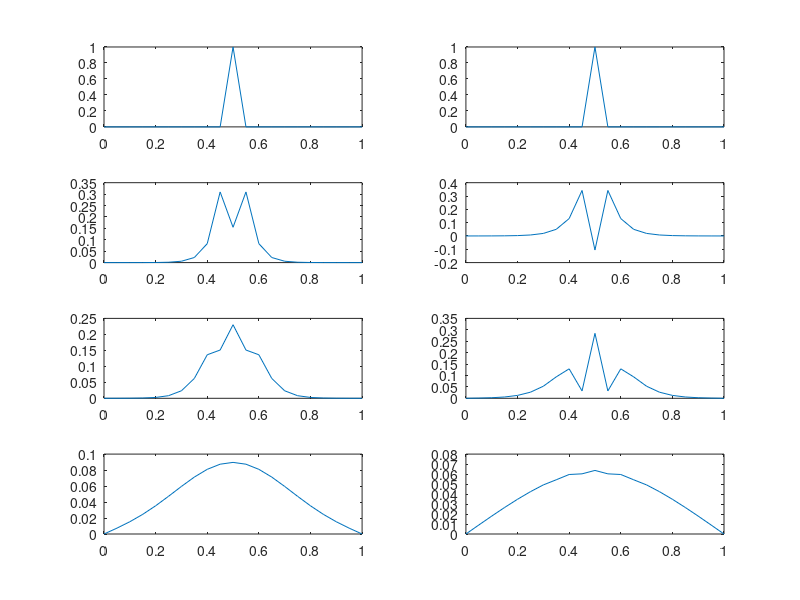

This chart was generated by the following MATLAB code:
%Crank-Nicolson scheme
clear;clc;
%构造一个三位矩阵，用于存放U值
U=zeros(2,11,21);U(:,1,11)=1;
%预先计算好a,b,c
a=[0.5,1];b=[2,3];
%为d,e,f分配空间
d=zeros(2,19);e=zeros(2,19);f=zeros(2,19);
%分别计算u=1和u=2的情形
for u=1:2
    %10个时间步
    for n=2:11
        %计算特定时间步的d
        for j=1:19
            d(u,j)=U(u,n-1,j+1)+0.5*u*(U(u,n-1,j)+U(u,n-1,j+2)-2*U(u,n-1,j+1));
        end
        %计算特定时间步的e,f
        for j=1:19
            if j==1
                e(u,j)=a(u)/b(u);f(u,j)=d(u,j)/b(u);
            else
                e(u,j)=a(u)/(b(u)-a(u)*e(u,j-1));
                f(u,j)=(d(u,j)+a(u)*f(u,j-1))/(b(u)-a(u)*e(u,j-1));
            end
        end
        %计算最终的U
        for j=20:-1:2
            U(u,n,j)=e(u,j-1)*U(u,n,j+1)+f(u,j-1);
        end
    end
end
%将三维矩阵划分为2个二维矩阵，用于画图（plot函数不可使用三维矩阵）
U1=reshape(U(1,:,:),11,21);U2=reshape(U(2,:,:),11,21);
%构造很横坐标，用于画图
x=0:0.05:1;
subplot(421);plot(x,U1(1,:));%图1
subplot(422);plot(x,U2(1,:));%图2
subplot(423);plot(x,U1(2,:));%图3
subplot(424);plot(x,U2(2,:));%图4
subplot(425);plot(x,U1(3,:));%图5
subplot(426);plot(x,U2(3,:));%图6
subplot(427);plot(x,U1(11,:))%图7
subplot(428);plot(x,U2(11,:))%图8
